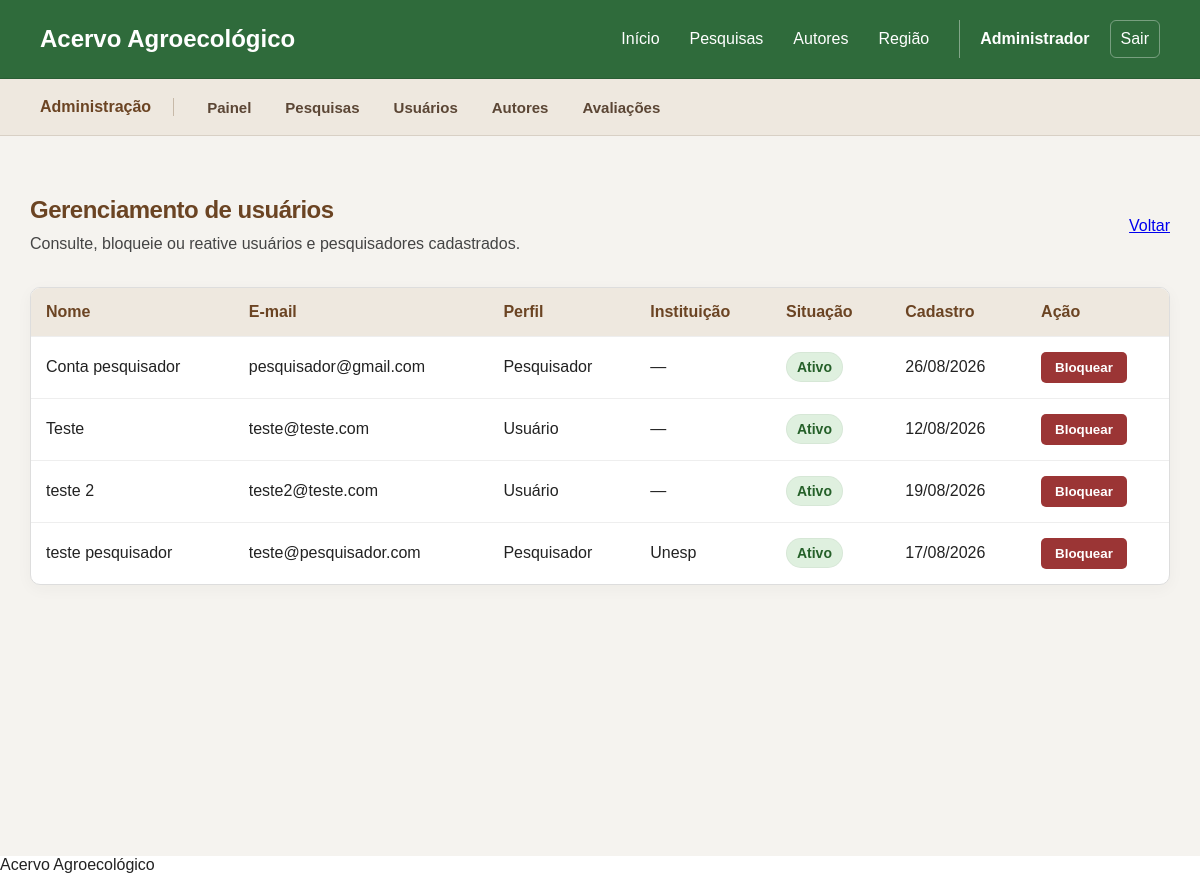
Page /admin/usuarios.php (signed in) on the committed database.
### tables this page shows
CREATE TABLE `usuarios` (
  `id` int(11) NOT NULL,
  `nome` varchar(150) NOT NULL,
  `email` varchar(150) NOT NULL,
  `senha` varchar(255) NOT NULL,
  `tipo` enum('usuario','pesquisador','administrador') NOT NULL,
  `instituicao` varchar(150) DEFAULT NULL,
  `foto_perfil` varchar(255) DEFAULT NULL,
  `ativo` tinyint(1) NOT NULL DEFAULT 1,
  `dataCadastro` datetime NOT NULL DEFAULT current_timestamp()
);

### admin/usuarios.php (the view, shortened to what this page needs)
<?php
require_once "../includes/conexao.php";
$itensPorPagina = 15;
$paginaAtual =
    filter_input(
        INPUT_GET,
        "pagina",
        FILTER_VALIDATE_INT
    );
if (
    $paginaAtual === false ||
    $paginaAtual === null ||
    $paginaAtual < 1
) {
    $paginaAtual = 1;
}
$offset =
    ($paginaAtual - 1) *
    $itensPorPagina;
$sqlUsuarios = "
    SELECT
        id,
        nome,
        email,
        tipo,
        instituicao,
        ativo,
        dataCadastro
    FROM usuarios
    WHERE tipo IN (
        'usuario',
        'pesquisador'
    )
    ORDER BY nome
    LIMIT ?
    OFFSET ?
";
$stmtUsuarios =
    $conn->prepare($sqlUsuarios);
$stmtUsuarios->bind_param(
    "ii",
    $itensPorPagina,
    $offset
);
$stmtUsuarios->execute();
$resultadoUsuarios =
    $stmtUsuarios->get_result();
require_once "../includes/header.php";
require_once "../includes/menu.php";
?>
<main class="pagina-usuarios-admin">
    <section class="conteudo-usuarios-admin">
        <div class="cabecalho-usuarios-admin">
            <div>
                <h1>
                    Gerenciamento de usuários
                </h1>
                <p>
                    Consulte, bloqueie ou reative
                    usuários e pesquisadores cadastrados.
                </p>
            </div>
            <a
                href="dashboard.php"
                class="botao-voltar"
            >
                Voltar
            </a>
        </div>
        <?php
        if (
            $resultadoUsuarios->num_rows === 0
        ) :
        ?>
            <div class="sem-usuarios">
                <p>
                    Nenhum usuário ou pesquisador
                    cadastrado no momento.
                </p>
            </div>
        <?php else : ?>
            <div class="tabela-usuarios-container">
                <table class="tabela-usuarios">
                    <thead>
                        <tr>
                            <th>Nome</th>
                            <th>E-mail</th>
                            <th>Perfil</th>
                            <th>Instituição</th>
                            <th>Situação</th>
                            <th>Cadastro</th>
                            <th>Ação</th>
                        </tr>
                    </thead>
                    <tbody>
                        <?php
                        while (
                            $usuario =
                            $resultadoUsuarios
                                ->fetch_assoc()
                        ) :
                        ?>
                            <tr>
                                <td>
                                    <?php
                                    echo htmlspecialchars(
                                        $usuario["nome"]
                                    );
                                    ?>
                                </td>
                                <td>
                                    <?php
                                    echo htmlspecialchars(
                                        $usuario["email"]
                                    );
                                    ?>
                                </td>
                                <td>
                                    <?php
                                    if (
                                        $usuario["tipo"]
                                        === "pesquisador"
                                    ) :
                                    ?>
                                        Pesquisador
                                    <?php else : ?>
                                        Usuário
                                    <?php endif; ?>
                                </td>
                                <td>
                                    <?php
                                    if (
                                        !empty(
                                            $usuario[
                                                "instituicao"
                                            ]
                                        )
                                    ) {
                                        echo htmlspecialchars(
                                            $usuario[
                                                "instituicao"
                                            ]
                                        );
                                    } else {
                                        echo "—";
                                    }
                                    ?>
                                </td>
                                <td>
                                    <?php
                                    if (
                                        (int)$usuario[
                                            "ativo"
                                        ] === 1
                                    ) :
                                    ?>
                                        <span
                                            class="status-usuario status-ativo"
                                        >
                                            Ativo
                                        </span>
                                    <?php endif; ?>
                                </td>
                                <td>
                                    <?php
                                    echo date(
                                        "d/m/Y",
                                        strtotime(
                                            $usuario[
                                                "dataCadastro"
                                            ]
                                        )
                                    );
                                    ?>
                                </td>
                                <td>
                                    <form method="POST">
                                        <?php
                                        if (
                                            (int)$usuario[
                                                "ativo"
                                            ] === 1
                                        ) :
                                        ?>
                                            <button
                                                type="submit"
                                                name="acao"
                                                value="bloquear"
                                                class="botao-bloquear"
                                            >
                                                Bloquear
                                            </button>
                                        <?php endif; ?>
                                    </form>
                                </td>
                            </tr>
                        <?php endwhile; ?>
                    </tbody>
                </table>
            </div>
        <?php endif; ?>
    </section>
</main>
<?php
require_once "../includes/footer.php";
?>

### css/style.css (style rules this page uses)
* { margin: 0; padding: 0; box-sizing: border-box; }
body { font-family: Arial, sans-serif; background-color: #ffffff; color: #222222; }

### css/usuarios.css (style rules this page uses)
.pagina-usuarios-admin { min-height: calc(100vh - 80px); padding: 60px 30px; background-color: #f5f3ef; }
.conteudo-usuarios-admin { width: 100%; max-width: 1300px; margin: 0 auto; }
.cabecalho-usuarios-admin { display: flex; justify-content: space-between; align-items: center; gap: 20px; margin-bottom: 30px; }
.cabecalho-usuarios-admin h1 { margin-bottom: 8px; color: #6b4423; }
.tabela-usuarios-container { overflow-x: auto; background-color: #ffffff; border: 1px solid #dddddd; border-radius: 10px; }
.tabela-usuarios { width: 100%; border-collapse: collapse; }
.tabela-usuarios th, .tabela-usuarios td { padding: 15px; text-align: left; border-bottom: 1px solid #eeeeee; }
.tabela-usuarios th { background-color: #eee8df; color: #6b4423; }
.tabela-usuarios tr:last-child td { border-bottom: none; }
.status-usuario { display: inline-block; padding: 6px 10px; border-radius: 20px; font-size: 14px; font-weight: bold; }
.status-ativo { background-color: #dff0df; color: #256029; }
.botao-bloquear, .botao-reativar { padding: 8px 14px; border: none; border-radius: 5px; color: white; font-weight: bold; cursor: pointer; }
.botao-bloquear { background-color: #9b3535; }
.cabecalho-usuarios-admin h1 { letter-spacing: -0.5px; }
.cabecalho-usuarios-admin p { color: #444444; line-height: 1.55; }
.tabela-usuarios-container, .sem-usuarios, .mensagem-sucesso, .mensagem-erro { box-shadow: 0 4px 16px rgba(60, 40, 20, 0.04); }
.tabela-usuarios { border-collapse: separate; border-spacing: 0; }
.tabela-usuarios thead th { background-color: #eee8df; color: #6b4423; }
.tabela-usuarios tbody tr { transition: background-color 0.16s ease; }
.status-usuario { border: 1px solid rgba(0, 0, 0, 0.04); }
.botao-bloquear, .botao-reativar { transition: background-color 0.18s ease, transform 0.18s ease, box-shadow 0.18s ease; }
.botao-voltar { transition: background-color 0.18s ease, transform 0.18s ease; }

### rows in the picture
usuarios: nome "Conta pesquisador", email "pesquisador@gmail.com", tipo "Pesquisador", ativo "Ativo", dataCadastro "26/08/2026"
usuarios: nome "Teste", email "teste@teste.com", tipo "Usuário", ativo "Ativo", dataCadastro "12/08/2026"
usuarios: nome "teste 2", email "teste2@teste.com", tipo "Usuário", ativo "Ativo", dataCadastro "19/08/2026"
usuarios: nome "teste pesquisador", email "teste@pesquisador.com", tipo "Pesquisador", instituicao "Unesp", ativo "Ativo", dataCadastro "17/08/2026"

### other values in the picture
$_SESSION["usuario_nome"] "Administrador"
